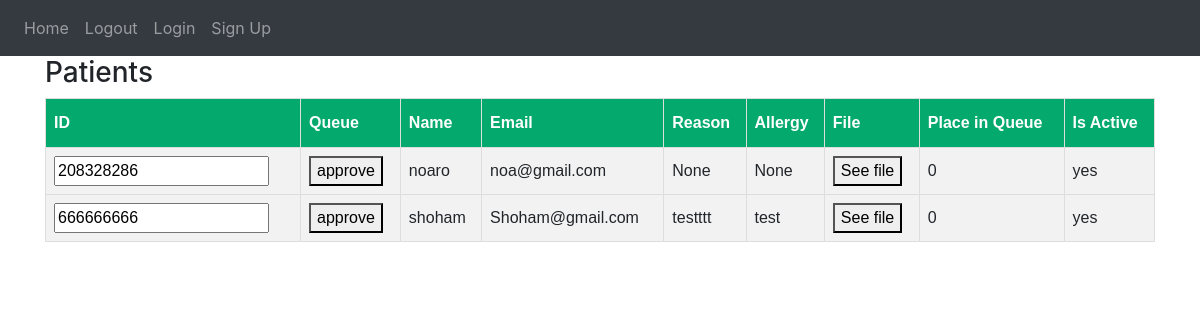
/patients_for_secretary, run on an earlier commit of the app's database.
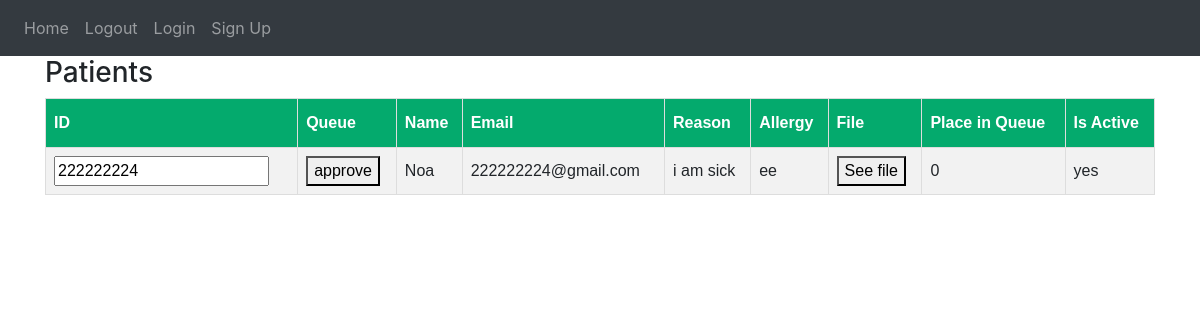
And on a later commit of the database.
### website/models.py (models this page shows)
class User(db.Model):
    ID = db.Column(db.Integer, primary_key=True)
    email = db.Column(db.String(150), unique=True)
    password = db.Column(db.String(150))
    Name = db.Column(db.String(150))
    role = db.Column(db.String(150))
    is_active_patient = db.Column(db.Integer)
    allergy = db.Column(db.String(150))
    n_action = db.Column(db.String(30))
    answer = db.Column(db.String(30))
    reason = db.Column(db.String(200))
    place_in_queue = db.Column(db.Integer)
    s_action = db.Column(db.String(20))
    is_approved = db.Column(db.Integer)
    message = db.Column(db.String(200))

### website/views.py (the view, shortened to what this page needs)
@views.route('/patients_for_secretary', methods=['GET', 'POST'])
def patients_for_secretary():
    print("In views.route(patients)")
    return render_template("patiensts_for_secretary.html",
          patients=db.session.query(User).filter(User.role == 'patient')
                           .filter(User.is_approved != 1)
                           .filter(User.message == "")
                           .order_by(db.asc(User.place_in_queue)))

### website/templates/patiensts_for_secretary.html (shortened to what this page needs)
<!DOCTYPE html>
{% extends "base.html" %} {% block title %} Home {% endblock %}
{% block content %}
<html lang="en">
<head>
</head>
<body>
  <h3>Patients</h3>
    <table>
        <thead>
            <tr>
                <th>ID</th>
                <th>Queue</th>
                <th>Name</th>
                <th>Email</th>
                <th>Reason</th>
                <th>Allergy</th>
                <th>File</th>
                <th>Place in Queue</th>
                <th>Is Active</th>
            </tr>
        </thead>
        <tbody>
            {% for patient in patients %}
                <form method="post">
                    <tr>
                        <td><input name="patient_id" value="{{ patient.ID }}" readonly/></td>
                        <td><button type="submit" name="approve">approve</button></td>
                        <td>{{ patient.Name }}</td>
                        <td>{{ patient.email }}</td>
                        <td>{{ patient.reason }}</td>
                        <td>{{ patient.allergy }}</td>
                        <td><button type="submit" name="read_file">See file</button></td>
                        <td>{{ patient.place_in_queue }}</td>
                        <td>{{ "yes" if patient.is_active_patient==1 else "No" }}</td>
                    </tr>
                </form>
            {% endfor %}
        </tbody>
    </table>
</body>
</html>
{% endblock %}

What changed in the data, as far as the page shows it:
no longer on this page (row edited): User: patient_id "208328286", Name "noaro", email "noa@gmail.com", reason "None", allergy "None", place_in_queue "0", is_active_patient "yes"
no longer on this page (row edited): User: patient_id "666666666", Name "shoham", email "Shoham@gmail.com", reason "testttt", allergy "test", place_in_queue "0", is_active_patient "yes"
now on this page (row edited): User: patient_id "222222224", Name "Noa", email "222222224@gmail.com", reason "i am sick", allergy "ee", place_in_queue "0", is_active_patient "yes"
